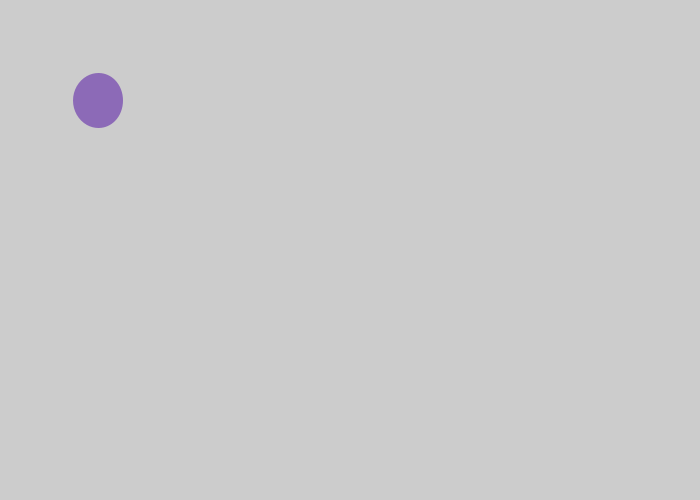
Frame 1 (no input)
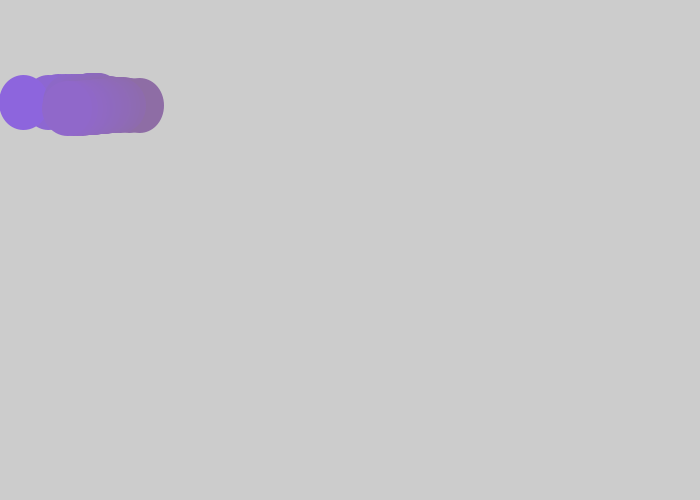
Frame 60 (the mouse pressed at the canvas centre just before this capture)
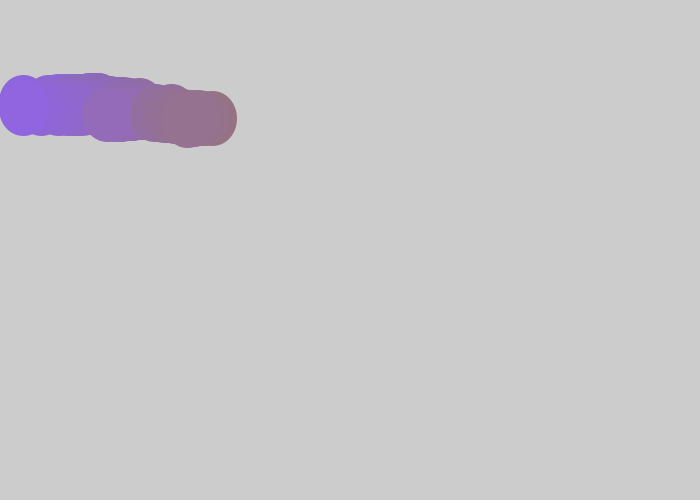
Frame 120 (the mouse held since frame 60 and released just before this capture)

The Processing sketch that drew these frames (run headless with seeded random() and noise(); from frame 60 on, the mouse is pressed at the canvas centre):

// Processing sketch: processing_43742
// ── processing_43742.pde

float x = 100;
float y = 100;
float xspeed = 1;
float yspeed = .2;
float r = 32+.2*y;
    
void setup() {
  size (700 ,500);
  frameRate(30);
}
     
void draw(){
      
  x = x + .01*xspeed+(.001*y)-(HALF_PI/(cos(y)));
  y = y + .01/yspeed+(.001*x)+(.1*(cos(x)));
      
  if ((x > width) || (x < 01 )) {
    xspeed = -xspeed;
  }
    
xspeed = Y*xspeed;
        
    if (( y > height) || (y < 1)) {
      yspeed = - yspeed ;
    }
        
    strokeWeight(25);
    stroke(90+y/2,100+x/2*(y/799),200-(x*.5)+(y*.33));
    noFill();
    //fill(20*r+(y+2), x*1, y*1);
    ellipse (x,y,25 , 30);
        
}
       
       
   
void keyPressed() {
  save("japey.tiff");
}
 


                
                
